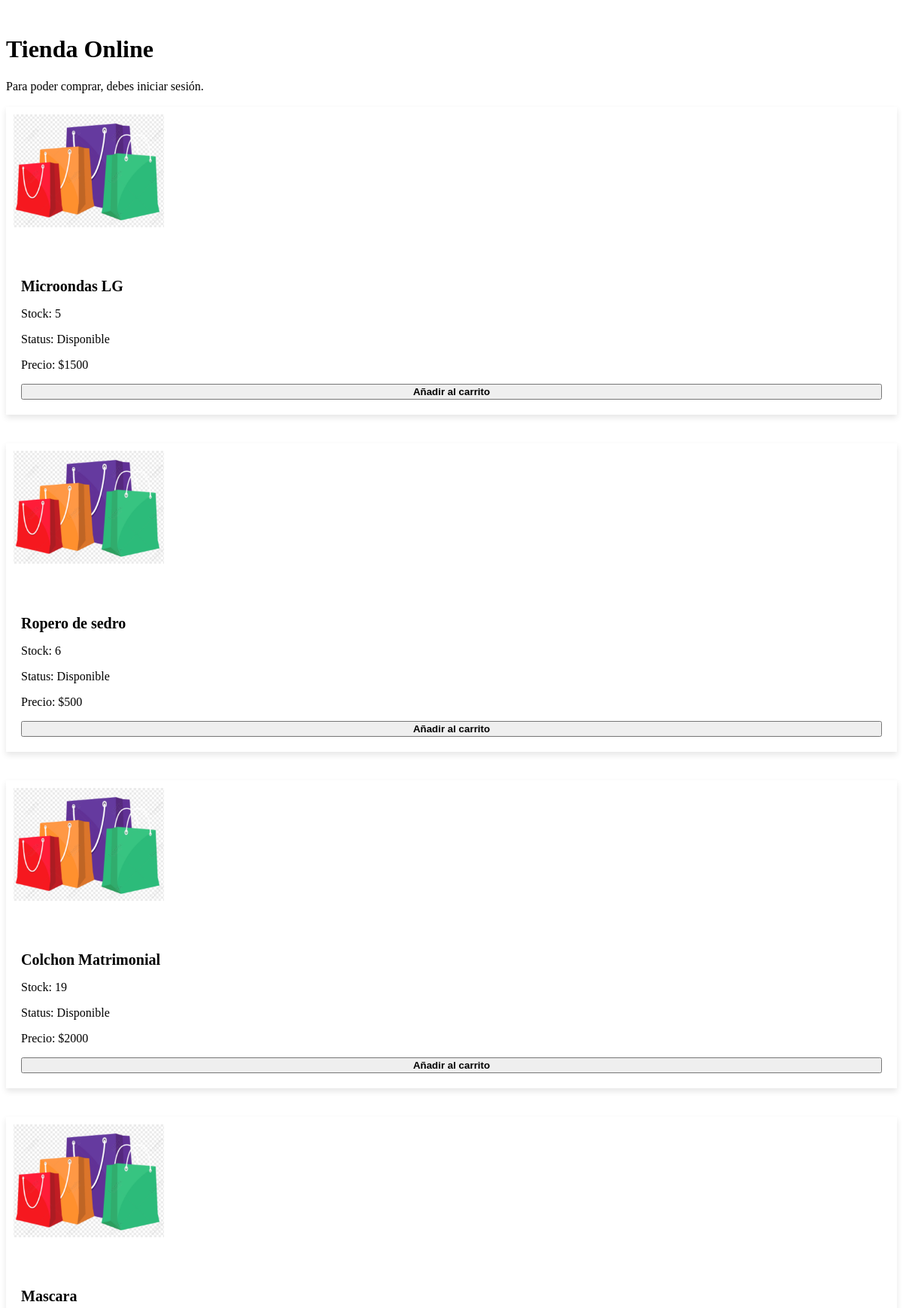
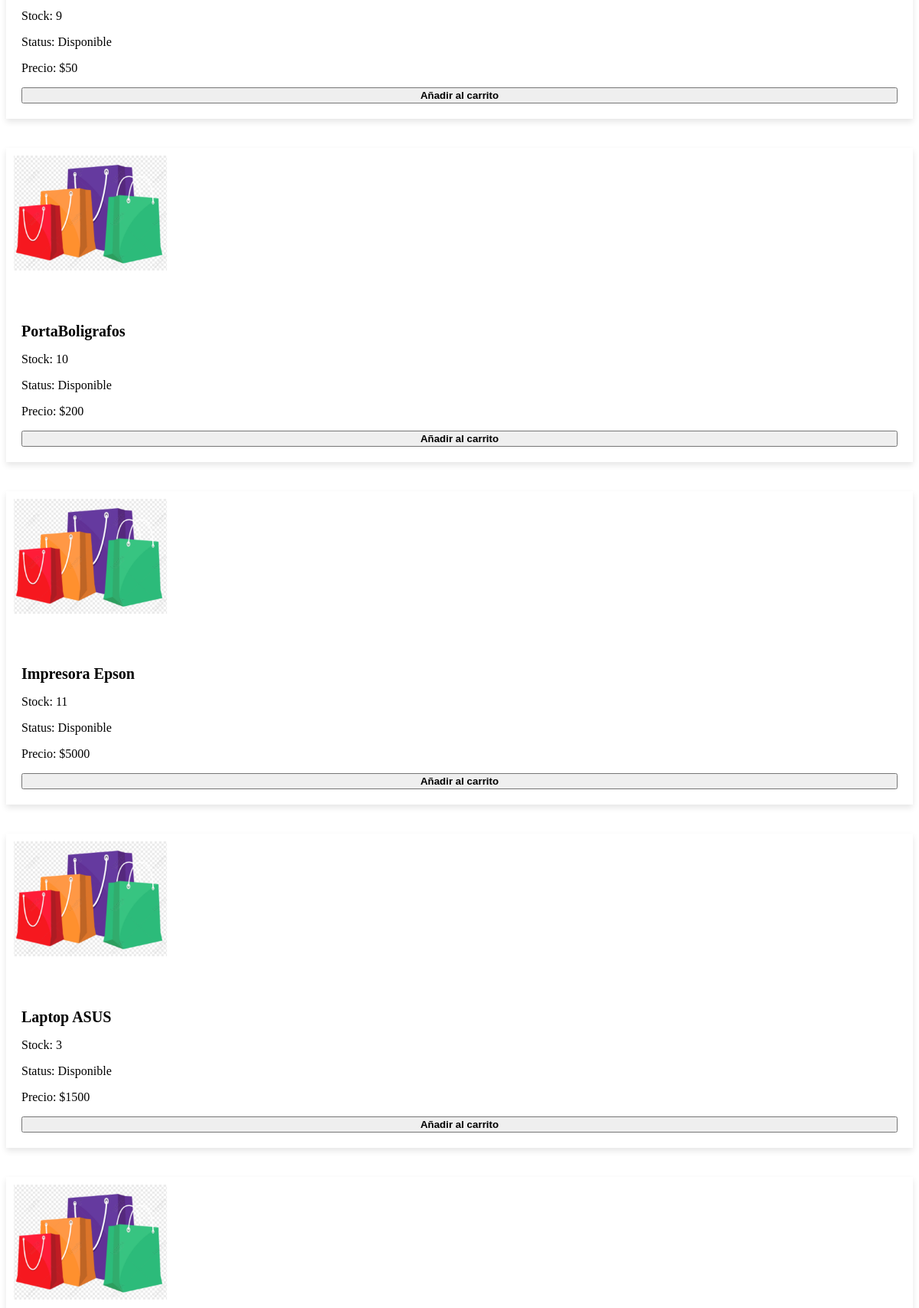
The page / (upper part) on the database its author committed (2 pictures, top to bottom).
### tables this page shows
CREATE TABLE `inventario` (
  `id` int(11) NOT NULL,
  `descripcion` varchar(50) NOT NULL,
  `stock` int(11) NOT NULL,
  `precioVenta` int(11) NOT NULL,
  `status` varchar(50) NOT NULL,
  `id_cat` int(11) NOT NULL,
  `name_file` varchar(350) NOT NULL,
  `fecha` datetime NOT NULL
);

### index.php (the view, shortened to what this page needs)
<?php include "./views/encabezado.php"; ?>
    <link rel="stylesheet" href="./css/cards.css">
</head>
<body>
    <div class="container">
        <br>
        <h1 class="text-center"><b>Tienda Online</b></h1>
        <?php echo $mensaje; ?>
        <div class="row">
            <?php
            include "./includes/db.php";
            $consult = "SELECT * FROM inventario ORDER BY id DESC";
            $result = mysqli_query($conexion, $consult);
            if ($result && mysqli_num_rows($result) > 0) {
                while ($fila = mysqli_fetch_assoc($result)) {
            ?>
                    <div class="col-md-4">
                        <br>
                        <div class="card">
                            <img src="./img/compras.png" class="card-img-top">
                            <div class="card-body">
                                <h5 class="card-title text-center"><b><?php echo $fila['descripcion']; ?></b></h5>
                                <p class="card-text text-center stock">Stock: <?php echo $fila['stock']; ?></p>
                                <p class="card-text text-center status">Status: <?php echo $fila['status']; ?></p>
                                <p class="card-text text-center">Precio: <?php echo '$' . $fila['precioVenta']; ?></p>
                                <div class="row">
                                    <div class="col-md-8 offset-md-2">
                                        <button class="btn btn-primary agregar-carrito" style="width: 100%;"
                                            data-id="<?php echo $fila['id']; ?>"
                                            data-descripcion="<?php echo $fila['descripcion']; ?>"
                                            data-precioVenta="<?php echo $fila['precioVenta']; ?>"
                                            data-status="<?php echo $fila['status']; ?>"
                                            data-stock="<?php echo $fila['stock']; ?>">
                                            <b>Añadir al carrito</b> <i class="fa fa-plus"></i>
                                        </button>
                                    </div>
                                </div>
                            </div>
                        </div>
                    </div>
            <?php
                }
            }
            ?>
        </div>
    </div>
    <br>
    <br>
</body>
</html>

### views/encabezado.php (shortened to what this page needs)
<?php
if (!isset($_SESSION['usuario'])) {
    $mensaje = "
    <div class='alert alert-warning' role='alert'>
        Para poder comprar, debes iniciar sesión.
    </div>";
}
?>
<!DOCTYPE html>
<html lang="en">
<head>

### css/cards.css (style rules this page uses)
.card { margin-bottom: 20px; box-shadow: 0 4px 8px rgba(0, 0, 0, 0.1); }
.card-img-top { padding: 10px; width: 200px; height: 150px; object-fit: cover; margin: 0 auto; }
.card-title { font-size: 20px; margin-bottom: 10px; }
.card-text { font-size: 1rem; }
.card-body { padding: 20px; }

### rows shown on the page
inventario: descripcion "Microondas LG", stock "5", status "Disponible", precioVenta "1500"
inventario: descripcion "Ropero de sedro", stock "6", status "Disponible", precioVenta "500"
inventario: descripcion "Colchon Matrimonial", stock "19", status "Disponible", precioVenta "2000"
inventario: descripcion "Mascara", stock "9", status "Disponible", precioVenta "50"
inventario: descripcion "PortaBoligrafos", stock "10", status "Disponible", precioVenta "200"
inventario: descripcion "Impresora Epson", stock "11", status "Disponible", precioVenta "5000"
inventario: descripcion "Laptop ASUS", stock "3", status "Disponible", precioVenta "1500"
